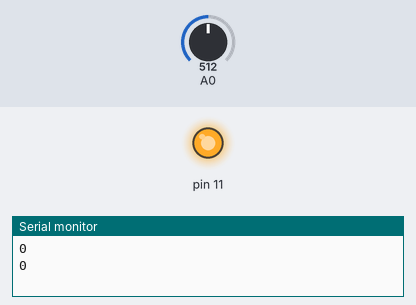
Recording of a program running on a simulated Arduino Uno, built with avr-gcc and run on an emulated ATmega328P. Shown: output pins drawn as LEDs (lit = HIGH), the last lines printed to the serial monitor. The test bench sets the inputs (shaded band); at power-on: A0 = 512.

Above: at 1.8 s.
1.9 s: A0 set to 428
3.4 s: A0 set to 394
At 4.7 s:
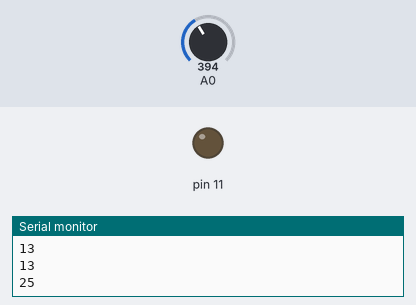
5.5 s: A0 set to 511
At 6.3 s:
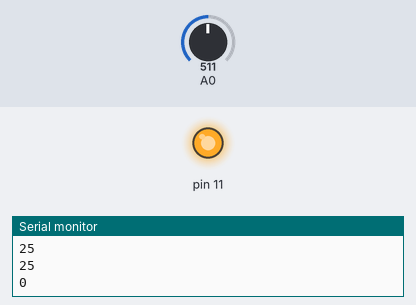
7.5 s: A0 set to 306
At 9.0 s:
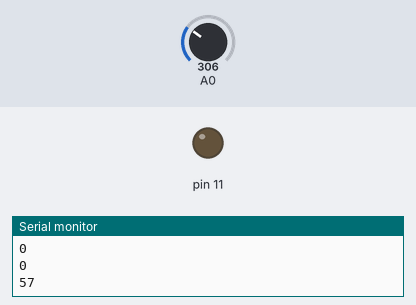
Timing chart, 0 to 10.5 s (numbered marks = the images above; inputs shaded):
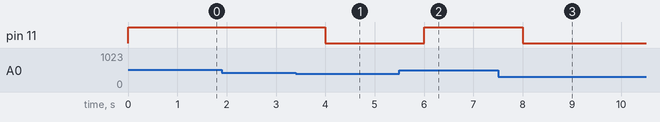

Measured:
- the behaviour switches between 410 and 409 on A0 (found by bisection; images 0 and 1)
- after the input at 3.4 s, pin 11: HIGH → LOW after 0.60 s
- after the input at 5.5 s, pin 11: LOW → HIGH after 0.50 s
- after the input at 7.5 s, pin 11: HIGH → LOW after 0.50 s

The program:

main.cpp
```cpp
#include <Arduino.h>

int feuchtigkeit = 0;
int feuchtigkeit_prozent = 0;
int Luftfeuchtigkeit = 464;
int Wasserfeuchtigkeit = 191;

void setup() {

    //Pins belegen
    pinMode(11 , OUTPUT);
    pinMode(A0, INPUT);
    Serial.begin(9600);

}

void loop() {

    //Misst Feuchtigkeit und sendet Prozentwert an Computer
    feuchtigkeit = analogRead(A0);
    feuchtigkeit_prozent  = map(feuchtigkeit, Luftfeuchtigkeit, Wasserfeuchtigkeit, 0, 100);
    feuchtigkeit_prozent = constrain(feuchtigkeit_prozent, 0, 100);  //Begrenzt Wert auf zischen 0-100
    Serial.println(feuchtigkeit_prozent);


    //Lässt die Lampe leuchten wenn die Bodenkapazität unter 20% fällt

    if (feuchtigkeit_prozent < 20) {
        digitalWrite(11, HIGH);
    }else {
        digitalWrite(11, LOW);
    }
    // kurze Pause damit nicht zu viele Daten an Computer geschickt werden
    delay(1000);
}
```
